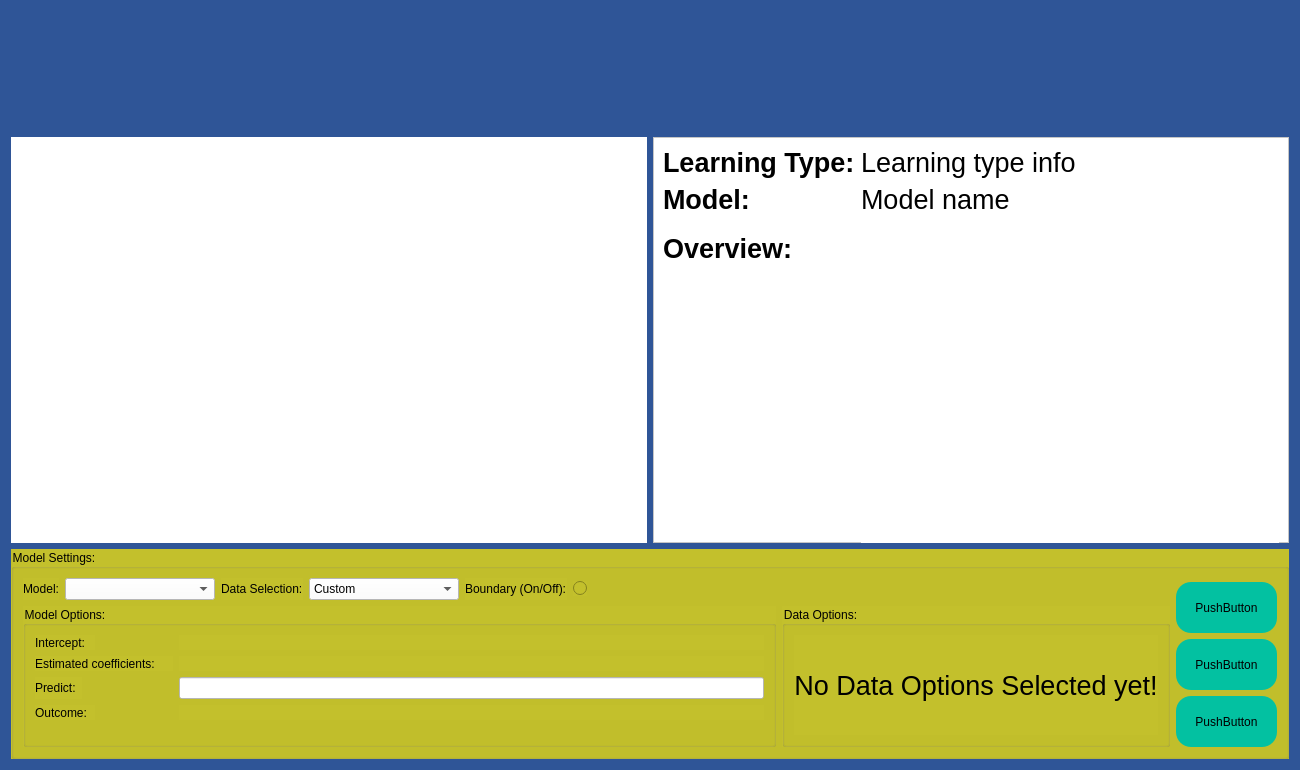
<?xml version="1.0" encoding="UTF-8"?>
<ui version="4.0">
 <class>self</class>
 <widget class="QWidget" name="self">
  <property name="geometry">
   <rect>
    <x>0</x>
    <y>0</y>
    <width>1300</width>
    <height>770</height>
   </rect>
  </property>
  <property name="minimumSize">
   <size>
    <width>1300</width>
    <height>770</height>
   </size>
  </property>
  <property name="windowTitle">
   <string>Form</string>
  </property>
  <property name="styleSheet">
   <string notr="true">background-color:rgb(47, 85, 151);</string>
  </property>
  <layout class="QVBoxLayout" name="verticalLayout_2">
   <item>
    <layout class="QHBoxLayout" name="horizontalLayout">
     <item>
      <spacer name="titleSpacerLeft">
       <property name="orientation">
        <enum>Qt::Horizontal</enum>
       </property>
       <property name="sizeHint" stdset="0">
        <size>
         <width>40</width>
         <height>20</height>
        </size>
       </property>
      </spacer>
     </item>
     <item>
      <widget class="QLabel" name="titleLabel">
       <property name="minimumSize">
        <size>
         <width>582</width>
         <height>120</height>
        </size>
       </property>
       <property name="maximumSize">
        <size>
         <width>582</width>
         <height>120</height>
        </size>
       </property>
       <property name="text">
        <string/>
       </property>
       <property name="pixmap">
        <pixmap>Developer/Swansea Uni/Project/Code/Project/Images/freeplay.png</pixmap>
       </property>
      </widget>
     </item>
     <item>
      <spacer name="titleSpacerRight">
       <property name="orientation">
        <enum>Qt::Horizontal</enum>
       </property>
       <property name="sizeHint" stdset="0">
        <size>
         <width>40</width>
         <height>20</height>
        </size>
       </property>
      </spacer>
     </item>
    </layout>
   </item>
   <item>
    <layout class="QHBoxLayout" name="gamboardModelInforLayoutV">
     <item>
      <layout class="QHBoxLayout" name="gameboardPlacing">
       <item>
        <widget class="QWidget" name="MplWidget" native="true">
         <property name="sizePolicy">
          <sizepolicy hsizetype="Preferred" vsizetype="Preferred">
           <horstretch>0</horstretch>
           <verstretch>0</verstretch>
          </sizepolicy>
         </property>
         <property name="minimumSize">
          <size>
           <width>450</width>
           <height>350</height>
          </size>
         </property>
         <property name="maximumSize">
          <size>
           <width>855</width>
           <height>525</height>
          </size>
         </property>
         <property name="styleSheet">
          <string notr="true">background-color: white;</string>
         </property>
        </widget>
       </item>
      </layout>
     </item>
     <item>
      <layout class="QHBoxLayout" name="modelInfoLayoutV" stretch="0">
       <item>
        <widget class="QFrame" name="frame">
         <property name="sizePolicy">
          <sizepolicy hsizetype="Preferred" vsizetype="Preferred">
           <horstretch>2</horstretch>
           <verstretch>0</verstretch>
          </sizepolicy>
         </property>
         <property name="minimumSize">
          <size>
           <width>570</width>
           <height>350</height>
          </size>
         </property>
         <property name="maximumSize">
          <size>
           <width>1710</width>
           <height>525</height>
          </size>
         </property>
         <property name="styleSheet">
          <string notr="true">background-color:white;
</string>
         </property>
         <property name="frameShape">
          <enum>QFrame::StyledPanel</enum>
         </property>
         <property name="frameShadow">
          <enum>QFrame::Raised</enum>
         </property>
         <layout class="QFormLayout" name="formLayout_2">
          <item row="0" column="0">
           <widget class="QLabel" name="learningTypeLabel">
            <property name="maximumSize">
             <size>
              <width>300</width>
              <height>16777215</height>
             </size>
            </property>
            <property name="font">
             <font>
              <pointsize>20</pointsize>
              <weight>75</weight>
              <bold>true</bold>
             </font>
            </property>
            <property name="text">
             <string>Learning Type:</string>
            </property>
           </widget>
          </item>
          <item row="0" column="1">
           <widget class="QLabel" name="learningTypeInfoLabel">
            <property name="font">
             <font>
              <pointsize>20</pointsize>
             </font>
            </property>
            <property name="text">
             <string>Learning type info</string>
            </property>
           </widget>
          </item>
          <item row="1" column="0">
           <widget class="QLabel" name="modelLabel_2">
            <property name="font">
             <font>
              <pointsize>20</pointsize>
              <weight>75</weight>
              <bold>true</bold>
             </font>
            </property>
            <property name="text">
             <string>Model:</string>
            </property>
           </widget>
          </item>
          <item row="1" column="1">
           <widget class="QLabel" name="modelTypeLabel">
            <property name="font">
             <font>
              <pointsize>20</pointsize>
             </font>
            </property>
            <property name="text">
             <string>Model name</string>
            </property>
           </widget>
          </item>
          <item row="2" column="0">
           <widget class="QLabel" name="overviewLabel">
            <property name="font">
             <font>
              <pointsize>20</pointsize>
              <weight>75</weight>
              <bold>true</bold>
             </font>
            </property>
            <property name="text">
             <string>Overview:</string>
            </property>
           </widget>
          </item>
          <item row="2" column="1">
           <widget class="QLabel" name="overviewDescriptionLabel">
            <property name="minimumSize">
             <size>
              <width>0</width>
              <height>400</height>
             </size>
            </property>
            <property name="font">
             <font>
              <pointsize>12</pointsize>
             </font>
            </property>
            <property name="text">
             <string/>
            </property>
            <property name="alignment">
             <set>Qt::AlignLeading|Qt::AlignLeft|Qt::AlignTop</set>
            </property>
            <property name="wordWrap">
             <bool>true</bool>
            </property>
           </widget>
          </item>
         </layout>
        </widget>
       </item>
      </layout>
     </item>
    </layout>
   </item>
   <item>
    <layout class="QVBoxLayout" name="verticalLayout">
     <item>
      <widget class="QGroupBox" name="modelSettingsGroupBox">
       <property name="sizePolicy">
        <sizepolicy hsizetype="Preferred" vsizetype="Preferred">
         <horstretch>0</horstretch>
         <verstretch>0</verstretch>
        </sizepolicy>
       </property>
       <property name="minimumSize">
        <size>
         <width>700</width>
         <height>210</height>
        </size>
       </property>
       <property name="maximumSize">
        <size>
         <width>16777215</width>
         <height>600</height>
        </size>
       </property>
       <property name="styleSheet">
        <string notr="true">background-color: rgb(195, 192, 44);</string>
       </property>
       <property name="title">
        <string>Model Settings:</string>
       </property>
       <layout class="QHBoxLayout" name="horizontalLayout_5">
        <item>
         <layout class="QVBoxLayout" name="modelOptionsHSplit">
          <item>
           <layout class="QHBoxLayout" name="horizontalLayout_3">
            <item>
             <widget class="QLabel" name="modelSelectionLabel">
              <property name="text">
               <string>Model:</string>
              </property>
             </widget>
            </item>
            <item>
             <widget class="QComboBox" name="modelSelectComboXox">
              <property name="minimumSize">
               <size>
                <width>150</width>
                <height>0</height>
               </size>
              </property>
              <property name="styleSheet">
               <string notr="true">background-color: white;
selection-color: rgb(200, 200, 200);</string>
              </property>
             </widget>
            </item>
            <item>
             <widget class="QLabel" name="dataSelectionLabel">
              <property name="text">
               <string>Data Selection:</string>
              </property>
             </widget>
            </item>
            <item>
             <widget class="QComboBox" name="dataSelectComboBox">
              <property name="minimumSize">
               <size>
                <width>150</width>
                <height>0</height>
               </size>
              </property>
              <property name="styleSheet">
               <string notr="true">background-color: white;
selection-color: rgb(200, 200, 200)</string>
              </property>
              <item>
               <property name="text">
                <string>Custom</string>
               </property>
              </item>
              <item>
               <property name="text">
                <string>Diabeties</string>
               </property>
              </item>
              <item>
               <property name="text">
                <string>Boston House Prices</string>
               </property>
              </item>
             </widget>
            </item>
            <item>
             <widget class="QLabel" name="boundaryLabel">
              <property name="text">
               <string>Boundary (On/Off):</string>
              </property>
             </widget>
            </item>
            <item>
             <widget class="QRadioButton" name="boundaryOnOffRadioButton">
              <property name="maximumSize">
               <size>
                <width>25</width>
                <height>16777215</height>
               </size>
              </property>
              <property name="text">
               <string/>
              </property>
             </widget>
            </item>
            <item>
             <spacer name="horizontalSpacer">
              <property name="orientation">
               <enum>Qt::Horizontal</enum>
              </property>
              <property name="sizeHint" stdset="0">
               <size>
                <width>40</width>
                <height>20</height>
               </size>
              </property>
             </spacer>
            </item>
           </layout>
          </item>
          <item>
           <layout class="QHBoxLayout" name="dataOptionsHorizontalLayout">
            <item>
             <widget class="QGroupBox" name="modelOptionsGroupBox">
              <property name="minimumSize">
               <size>
                <width>299</width>
                <height>0</height>
               </size>
              </property>
              <property name="title">
               <string>Model Options:</string>
              </property>
              <layout class="QHBoxLayout" name="horizontalLayout_4">
               <item>
                <layout class="QFormLayout" name="formLayout_4">
                 <item row="0" column="0">
                  <widget class="QLabel" name="interceptLabel">
                   <property name="minimumSize">
                    <size>
                     <width>60</width>
                     <height>15</height>
                    </size>
                   </property>
                   <property name="maximumSize">
                    <size>
                     <width>150</width>
                     <height>16777215</height>
                    </size>
                   </property>
                   <property name="text">
                    <string>Intercept:</string>
                   </property>
                  </widget>
                 </item>
                 <item row="0" column="1">
                  <widget class="QLabel" name="interceptValueLabel">
                   <property name="minimumSize">
                    <size>
                     <width>0</width>
                     <height>15</height>
                    </size>
                   </property>
                   <property name="text">
                    <string/>
                   </property>
                   <property name="alignment">
                    <set>Qt::AlignCenter</set>
                   </property>
                  </widget>
                 </item>
                 <item row="1" column="0">
                  <widget class="QLabel" name="coefLabel">
                   <property name="minimumSize">
                    <size>
                     <width>138</width>
                     <height>15</height>
                    </size>
                   </property>
                   <property name="maximumSize">
                    <size>
                     <width>150</width>
                     <height>16777215</height>
                    </size>
                   </property>
                   <property name="text">
                    <string>Estimated coefficients:</string>
                   </property>
                  </widget>
                 </item>
                 <item row="2" column="0">
                  <widget class="QLabel" name="predictLabel">
                   <property name="minimumSize">
                    <size>
                     <width>47</width>
                     <height>15</height>
                    </size>
                   </property>
                   <property name="maximumSize">
                    <size>
                     <width>150</width>
                     <height>16777215</height>
                    </size>
                   </property>
                   <property name="text">
                    <string>Predict:</string>
                   </property>
                  </widget>
                 </item>
                 <item row="2" column="1">
                  <widget class="QLineEdit" name="predictLineEdit">
                   <property name="minimumSize">
                    <size>
                     <width>0</width>
                     <height>15</height>
                    </size>
                   </property>
                   <property name="focusPolicy">
                    <enum>Qt::ClickFocus</enum>
                   </property>
                   <property name="styleSheet">
                    <string notr="true">background-color: white;</string>
                   </property>
                   <property name="alignment">
                    <set>Qt::AlignCenter</set>
                   </property>
                   <property name="clearButtonEnabled">
                    <bool>true</bool>
                   </property>
                  </widget>
                 </item>
                 <item row="3" column="0">
                  <widget class="QLabel" name="outcomeLabel">
                   <property name="minimumSize">
                    <size>
                     <width>60</width>
                     <height>15</height>
                    </size>
                   </property>
                   <property name="maximumSize">
                    <size>
                     <width>150</width>
                     <height>16777215</height>
                    </size>
                   </property>
                   <property name="text">
                    <string>Outcome:</string>
                   </property>
                  </widget>
                 </item>
                 <item row="1" column="1">
                  <widget class="QLabel" name="coefValueLabel">
                   <property name="minimumSize">
                    <size>
                     <width>0</width>
                     <height>15</height>
                    </size>
                   </property>
                   <property name="text">
                    <string/>
                   </property>
                   <property name="alignment">
                    <set>Qt::AlignCenter</set>
                   </property>
                  </widget>
                 </item>
                 <item row="3" column="1">
                  <widget class="QLabel" name="outputLabel">
                   <property name="minimumSize">
                    <size>
                     <width>0</width>
                     <height>15</height>
                    </size>
                   </property>
                   <property name="text">
                    <string/>
                   </property>
                   <property name="alignment">
                    <set>Qt::AlignCenter</set>
                   </property>
                  </widget>
                 </item>
                </layout>
               </item>
              </layout>
             </widget>
            </item>
            <item>
             <widget class="QGroupBox" name="dataOptionsGroupBox">
              <property name="minimumSize">
               <size>
                <width>299</width>
                <height>0</height>
               </size>
              </property>
              <property name="title">
               <string>Data Options:</string>
              </property>
              <layout class="QGridLayout" name="gridLayout">
               <item row="0" column="0">
                <widget class="QLabel" name="noDataSelectedLabel">
                 <property name="minimumSize">
                  <size>
                   <width>300</width>
                   <height>0</height>
                  </size>
                 </property>
                 <property name="font">
                  <font>
                   <pointsize>20</pointsize>
                  </font>
                 </property>
                 <property name="text">
                  <string>No Data Options Selected yet!</string>
                 </property>
                 <property name="alignment">
                  <set>Qt::AlignCenter</set>
                 </property>
                </widget>
               </item>
              </layout>
             </widget>
            </item>
           </layout>
          </item>
         </layout>
        </item>
        <item>
         <layout class="QHBoxLayout" name="groupBoxHButtons">
          <item>
           <layout class="QVBoxLayout" name="buttonLayoutV">
            <item>
             <spacer name="buttonVerticalSpacer">
              <property name="orientation">
               <enum>Qt::Vertical</enum>
              </property>
              <property name="sizeHint" stdset="0">
               <size>
                <width>20</width>
                <height>40</height>
               </size>
              </property>
             </spacer>
            </item>
            <item>
             <widget class="QPushButton" name="playButton">
              <property name="minimumSize">
               <size>
                <width>101</width>
                <height>51</height>
               </size>
              </property>
              <property name="styleSheet">
               <string notr="true">background-color: rgb(3, 193, 161);
border-radius: 15px;</string>
              </property>
              <property name="text">
               <string>PushButton</string>
              </property>
             </widget>
            </item>
            <item>
             <widget class="QPushButton" name="clearButton">
              <property name="minimumSize">
               <size>
                <width>101</width>
                <height>51</height>
               </size>
              </property>
              <property name="styleSheet">
               <string notr="true">background-color: rgb(3, 193, 161);
border-radius: 15px;</string>
              </property>
              <property name="text">
               <string>PushButton</string>
              </property>
             </widget>
            </item>
            <item>
             <widget class="QPushButton" name="homeButton">
              <property name="minimumSize">
               <size>
                <width>101</width>
                <height>51</height>
               </size>
              </property>
              <property name="styleSheet">
               <string notr="true">background-color: rgb(3, 193, 161);
border-radius: 15px;</string>
              </property>
              <property name="text">
               <string>PushButton</string>
              </property>
             </widget>
            </item>
           </layout>
          </item>
         </layout>
        </item>
       </layout>
      </widget>
     </item>
    </layout>
   </item>
  </layout>
 </widget>
 <resources/>
 <connections/>
</ui>
